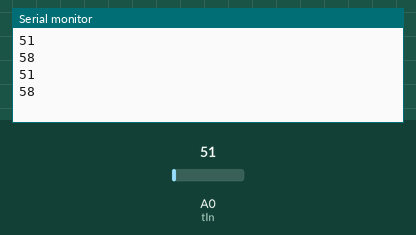
A sketch run on a simulated Arduino Uno, built with avr-gcc and run on an emulated ATmega328P. Parts: the last lines printed to the serial monitor. The inputs (shaded band) are chosen by the test bench; at power-on: A0 (tIn) = 51.

Above: at 1.2 s.
1.3 s: A0 (tIn) set to 61
At 2.4 s:
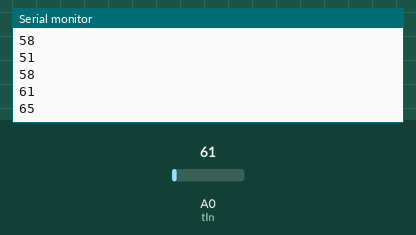
2.8 s: A0 (tIn) set to 71
At 3.8 s:
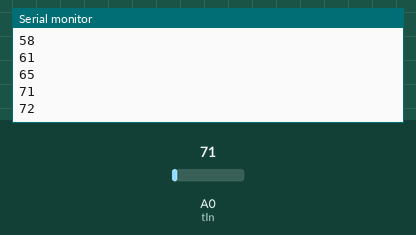
Timing chart, 0 to 5.8 s (numbered marks = the images above; inputs shaded):
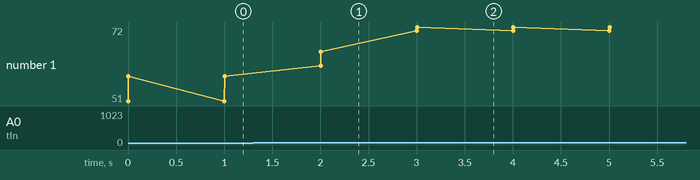

Measured:
- after the input at 1.3 s, the serial monitor: prints a new line after 0.70 s (image 1)
- after the input at 2.8 s, the serial monitor: prints a new line after 0.20 s (image 2)
- plotted number 1: 58 → 65 after the input at 1.3 s, 65 → 72 after the input at 2.8 s

The sketch:

LM358N.ino
```cpp
int increment = 0;   //Стартовое значение на сегментах
int tIn = 0;         // Пин Датчика температуры IN Analog через LM358N
int tData =  0;       //Переменная Датчика температура

void setup() {
    Serial.begin(9600);
}


void loop() {
    tData = analogRead(tIn); // Считать состояние датчика температуры и присвоить tdat
    tData = map(tData,0,430,25,310); // калибровка
    increment = tData;
    Serial.println(analogRead(tIn));
    Serial.println(increment);
     delay(1000);
}
```
